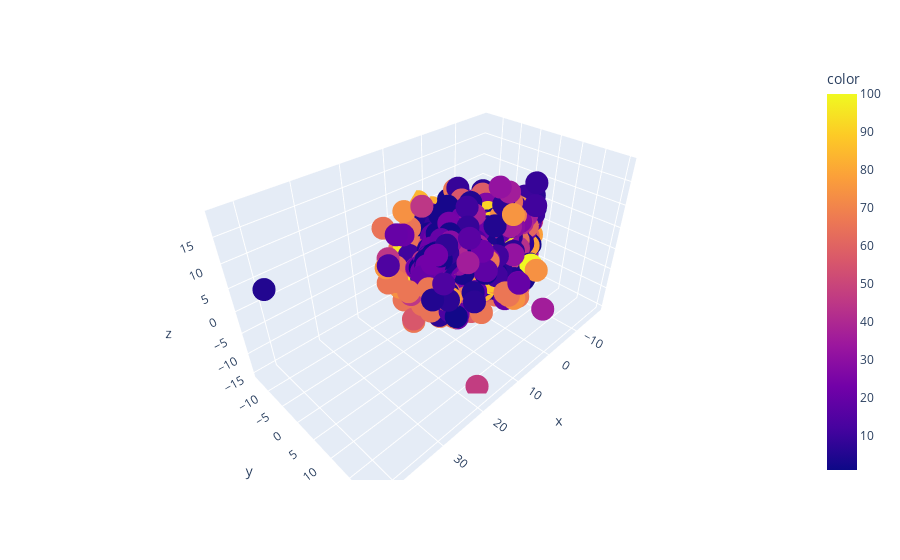

This figure's notebook cell:
### Code cell
print("3D plot for 3 PCA components")
fig = px.scatter_3d( x=X_reduced[:, 0],y= X_reduced[:, 1], z=X_reduced[:, 2],color=labels.label)
fig.show()

### Figure 1 — Plotly figure (JSON) as saved in the notebook; plotly's stock layout.template omitted (floating-point values rounded to 4 significant figures; data arrays with more than 128 entries replaced by an {"elided": "..."} marker saying what was removed)
{"data": [{"hovertemplate": "x=%{x}<br>y=%{y}<br>z=%{z}<br>color=%{marker.color}<extra></extra>", "legendgroup": "", "marker": {"color": {"elided": "12996 int values"}, "coloraxis": "coloraxis", "symbol": "circle"}, "mode": "markers", "name": "", "scene": "scene", "showlegend": false, "type": "scatter3d", "x": {"elided": "12996 float values"}, "y": {"elided": "12996 float values"}, "z": {"elided": "12996 float values"}}], "layout": {"coloraxis": {"colorbar": {"title": {"text": "color"}}, "colorscale": [[0, "#0d0887"], [0.1111, "#46039f"], [0.2222, "#7201a8"], [0.3333, "#9c179e"], [0.4444, "#bd3786"], [0.5556, "#d8576b"], [0.6667, "#ed7953"], [0.7778, "#fb9f3a"], [0.8889, "#fdca26"], [1, "#f0f921"]]}, "legend": {"tracegroupgap": 0}, "margin": {"t": 60}, "scene": {"domain": {"x": [0, 1], "y": [0, 1]}, "xaxis": {"title": {"text": "x"}}, "yaxis": {"title": {"text": "y"}}, "zaxis": {"title": {"text": "z"}}}}}
